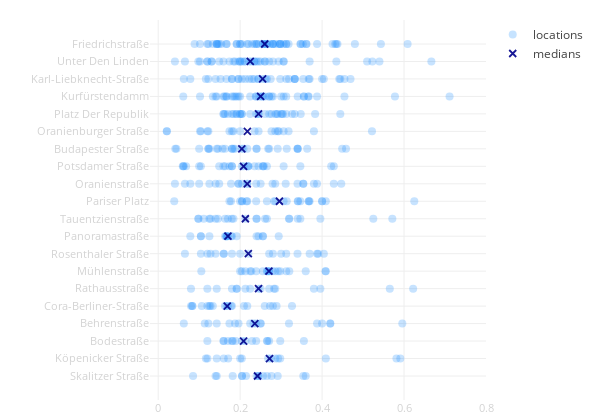

Notebook code for this chart:
### Code cell
face_scatter(city_data)

### Figure 1 — Plotly figure (JSON) as saved in the notebook; plotly's stock layout.template omitted (floating-point values rounded to 4 significant figures; data arrays with more than 128 entries replaced by an {"elided": "..."} marker saying what was removed)
{"data": [{"hoverinfo": "text+x", "marker": {"color": "dodgerblue", "opacity": 0.25, "size": 8}, "mode": "markers", "name": "locations", "text": {"elided": "512 str values"}, "type": "scatter", "uid": "6b7c5dec-4291-11e9-9ccd-3c15c2cf2370", "x": {"elided": "512 float values"}, "y": {"elided": "512 str values"}}, {"marker": {"color": "darkblue", "line": {"color": "darkblue", "width": 1.8}, "opacity": 0.9, "size": 7, "symbol": "x-thin-open"}, "mode": "markers", "name": "medians", "type": "scatter", "uid": "6b7c64c2-4291-11e9-b7e3-3c15c2cf2370", "x": [0.26, 0.2247, 0.2549, 0.25, 0.2449, 0.2176, 0.2041, 0.2083, 0.2174, 0.2959, 0.2128, 0.1702, 0.22, 0.2703, 0.2449, 0.1684, 0.2358, 0.2084, 0.2716, 0.2424], "y": ["Friedrichstraße", "Unter Den Linden", "Karl-Liebknecht-Straße", "Kurfürstendamm", "Platz Der Republik", "Oranienburger Straße", "Budapester Straße", "Potsdamer Straße", "Oranienstraße", "Pariser Platz", "Tauentzienstraße", "Panoramastraße", "Rosenthaler Straße", "Mühlenstraße", "Rathausstraße", "Cora-Berliner-Straße", "Behrenstraße", "Bodestraße", "Köpenicker Straße", "Skalitzer Straße"]}], "layout": {"height": 420, "hovermode": "closest", "margin": {"b": 20, "l": 150, "r": 30, "t": 20}, "showlegend": true, "width": 600, "xaxis": {"range": [-0.02, 0.8], "tickfont": {"color": "lightgrey", "size": 11}, "zeroline": false}, "yaxis": {"autorange": "reversed", "tickangle": 0, "tickfont": {"color": "lightgrey", "size": 11}, "zeroline": false}}}
